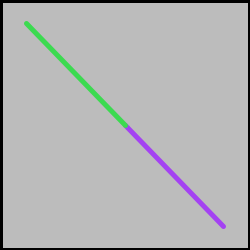
Frame 1 (no input)
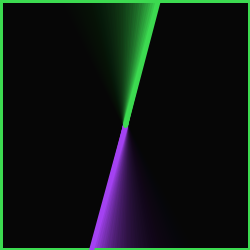
Frame 60 (the mouse pressed at the canvas centre just before this capture)
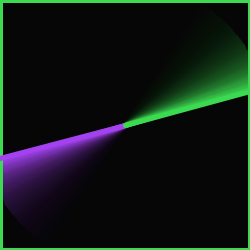
Frame 120 (the mouse held since frame 60 and released just before this capture)

The Processing sketch that drew these frames (run headless with seeded random() and noise(); from frame 60 on, the mouse is pressed at the canvas centre):

// Processing sketch: processing_102692
// ── processing_102692.pde

int counter;
color strokeA, strokeB;
 
void setup()
{ 
  size(250, 250);
  strokeA = color( random( 255 ), random( 255 ), random( 255 ) );
  strokeB = color( random( 255 ), random( 255 ), random( 255 ) ); 
  strokeWeight( 5 );
}
 
void draw()
{ 
    fill( 0, 20 );
    rect( 0, 0, width, height );
    translate( width/2, height/2);
    rotate( radians( frameCount) );
    stroke( strokeA );
    line( 0, 0, 100, 100 );
    stroke( strokeB );
    line( 0, 0, -100, -100 );
}
